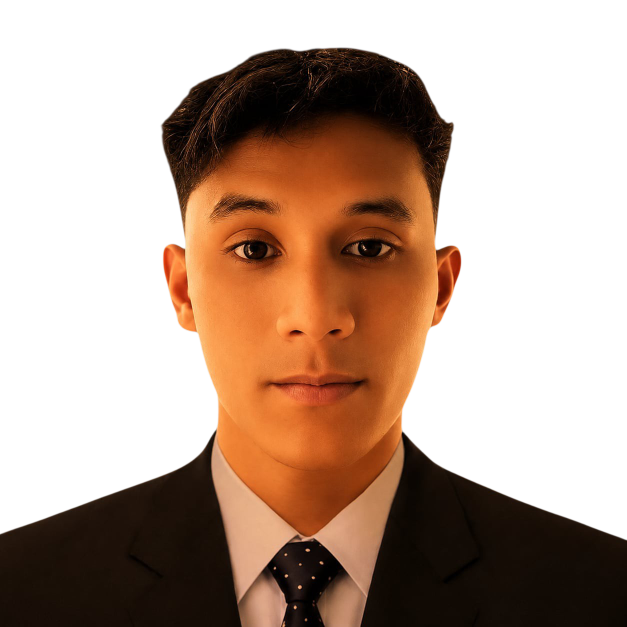
#> input picture assets/hero.png, 1254 x 1254 px (shown at 1/2 size)
$ python generate_resume.py
#> lines starting #> are read from the running program, lines starting #| are printed output that depends on the picture; after the words box and inside, x2 and y2 are one past the last pixel; in counts of white or black regions, pixels touching at a corner belong together
import os
from PIL import Image, ImageDraw
from fpdf import FPDF

BASE = os.path.dirname(os.path.abspath(__file__))
SRC = os.path.join(BASE, "assets", "hero.png")
OUT = os.path.join(BASE, "assets", "resume.pdf")
TMP = os.path.join(BASE, "assets", "_avatar.png")

GOLD = (244, 145, 63)          # site --gold
GOLD_LIGHT = (255, 178, 92)    # lighter gold
CARD = (22, 22, 22)            # sidebar card
BG = (10, 10, 10)              # site --bg
WHITE = (255, 255, 255)
GRAY = (163, 163, 163)
GRAY_DARK = (107, 107, 107)

SIDEBAR_W = 72  # mm


def make_avatar():
    im = Image.open(SRC).convert("RGB")
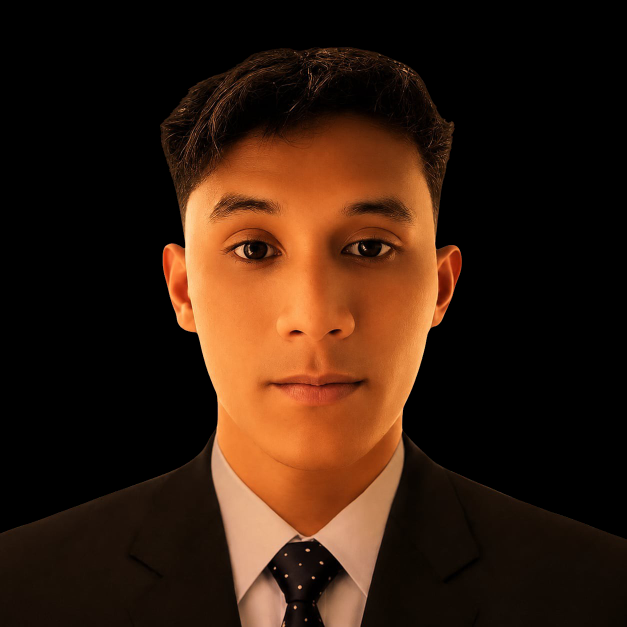
#> im: PIL image 1254x1254 RGB (shown at 1/2 size); mean R, G, B 52.5, 28.8, 14.4
    w, h = im.size
#> w = 1254; h = 1254
    side = min(w, h)
#> side = 1254
    im = im.crop(((w - side) // 2, (h - side) // 2, (w + side) // 2, (h + side) // 2))
    im = im.resize((800, 800), Image.LANCZOS)
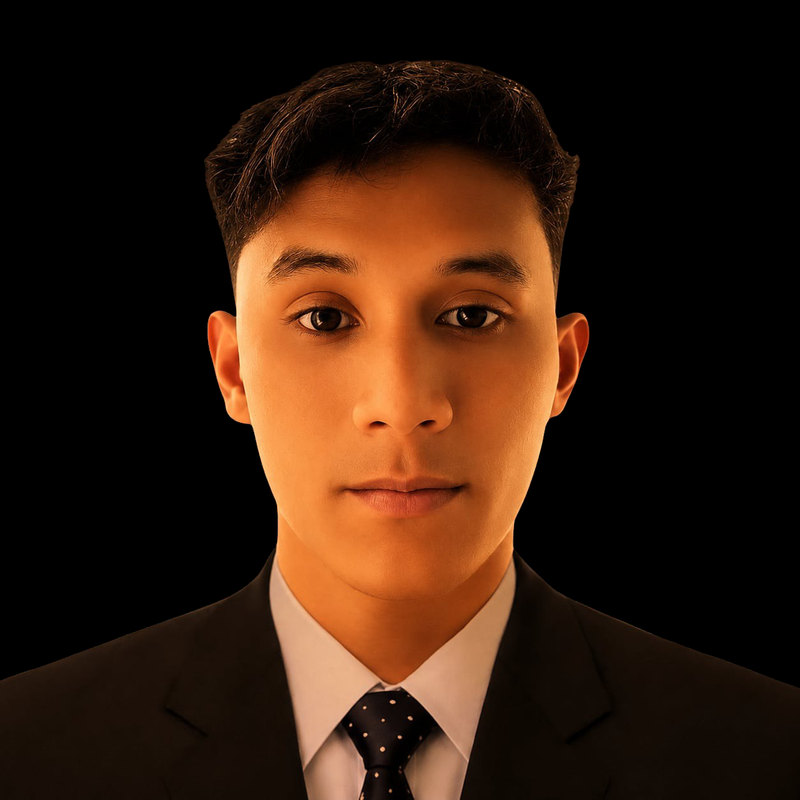
#> im: PIL image 800x800 RGB; mean R, G, B 52.5, 28.8, 14.4
    mask = Image.new("L", (800, 800), 0)
#> mask: PIL image 800x800 L; every value is 0
    ImageDraw.Draw(mask).ellipse((0, 0, 800, 800), fill=255)
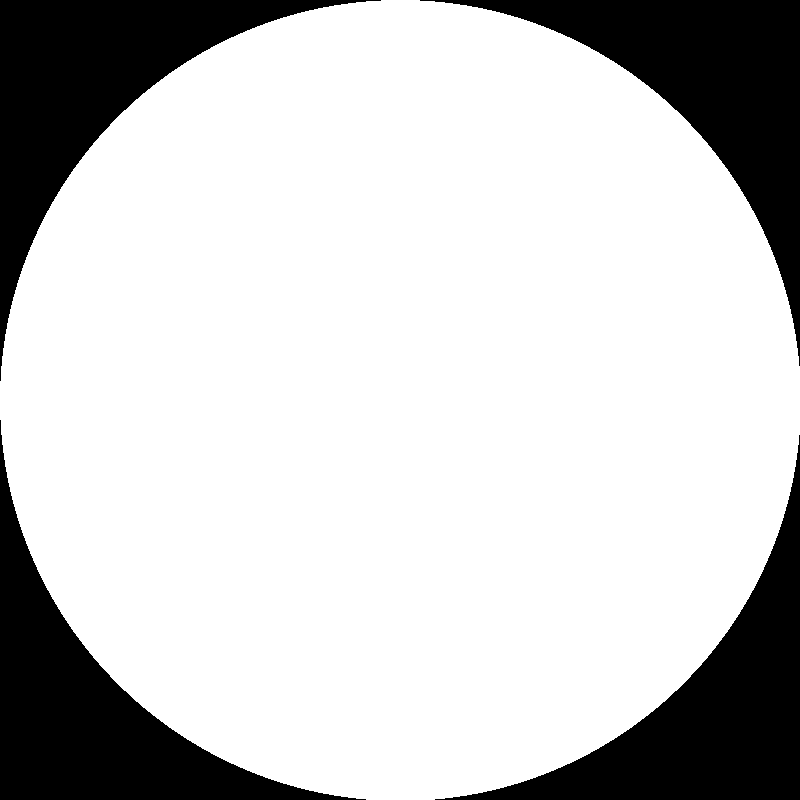
#> mask: PIL image 800x800 L; 78.7% white; 4 black regions, box (x1, y1, x2, y2) and area: (0, 0, 381, 381) 34443, (420, 0, 800, 366) 34062, (0, 420, 366, 800) 34062, (435, 435, 800, 800) 33682
    out = Image.new("RGBA", (800, 800), (0, 0, 0, 0))
#> out: PIL image 800x800 RGBA; every value is 0
    out.paste(im, (0, 0), mask)
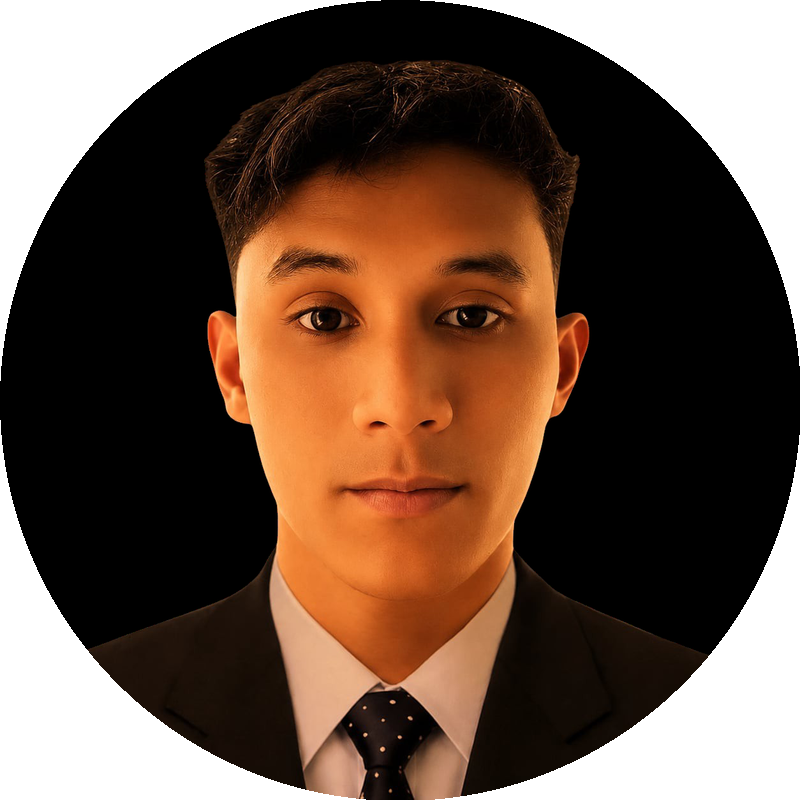
#> out: PIL image 800x800 RGBA; mean R, G, B, A 50.6, 27.7, 13.8, 200.7; transparent parts drawn white
    out.save(TMP)
    return TMP


class Resume(FPDF):
    def sidebar_section(self, title):
        self.set_font("Helvetica", "B", 11)
        self.set_text_color(*GOLD)
        self.cell(SIDEBAR_W - 28, 6, title.upper(), new_x="LMARGIN", new_y="NEXT")
        self.set_draw_color(*GOLD)
        self.set_line_width(0.6)
        self.line(14, self.get_y() + 0.5, 14 + SIDEBAR_W - 28, self.get_y() + 0.5)
        self.ln(5)

    def main_section(self, title):
        self.set_font("Helvetica", "B", 13)
        self.set_text_color(*GOLD)
        self.cell(0, 7, title.upper(), new_x="LMARGIN", new_y="NEXT")
        self.set_draw_color(*GOLD)
        self.set_line_width(0.8)
        self.line(self.l_margin, self.get_y() + 1, self.w - self.r_margin, self.get_y() + 1)
        self.ln(5)


def build():
    avatar = make_avatar()
#> (the run stopped early here; a loop or call above may not have finished)

$ run again, with 190692035.png copied over assets/hero.png
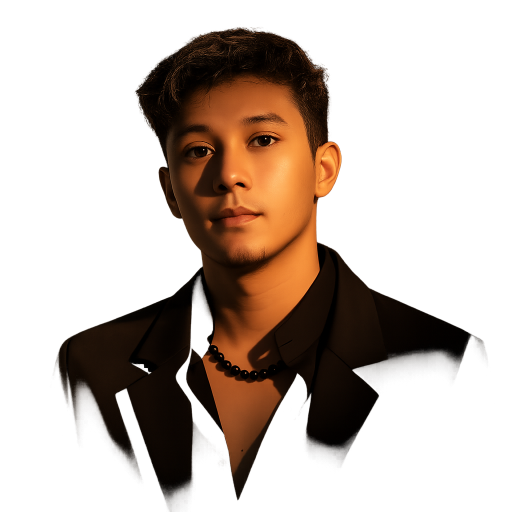
#> input picture 190692035.png, 1024 x 1024 px (shown at 1/2 size)
#> in make_avatar, `im = im.resize((800, 800), Image.LANCZOS)`:
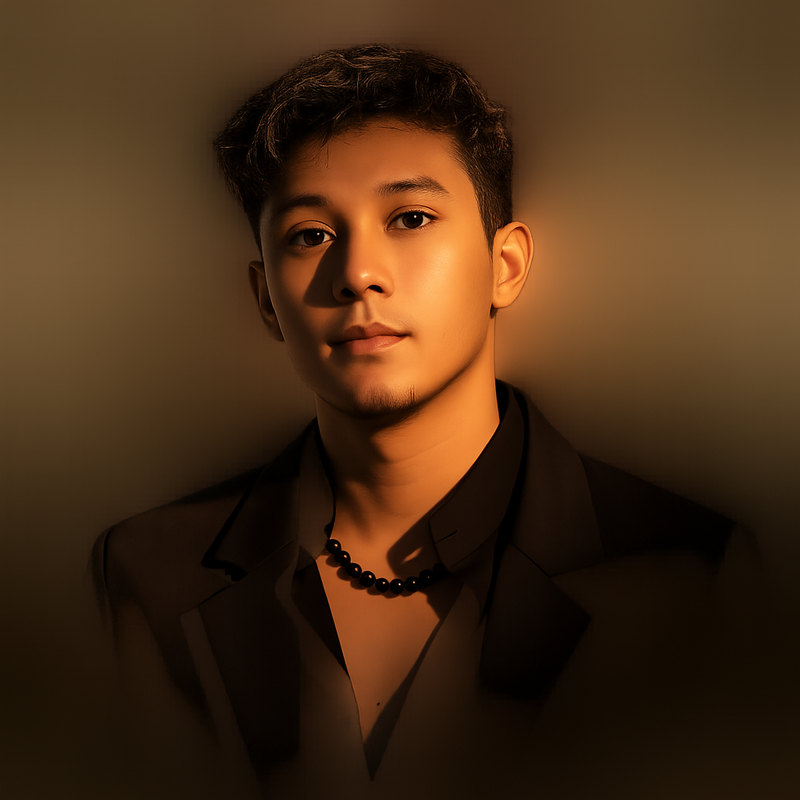
#> im: PIL image 800x800 RGB; mean R, G, B 73.5, 46.8, 23.5
#> in make_avatar, `out.paste(im, (0, 0), mask)`:
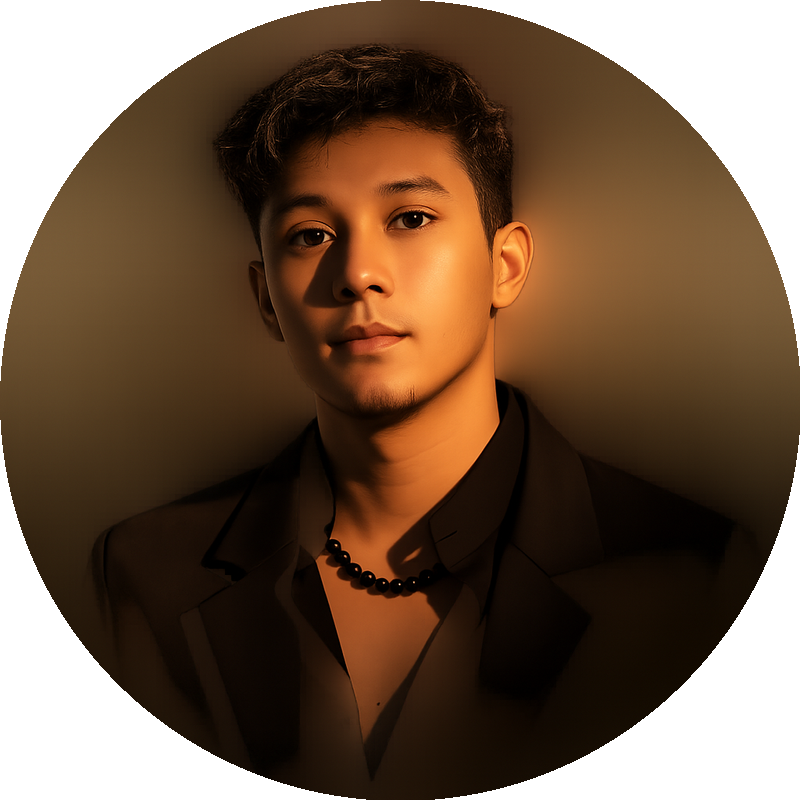
#> out: PIL image 800x800 RGBA; mean R, G, B, A 60.3, 37.3, 18.5, 200.7; transparent parts drawn white
